Frame 1 (no input): blank canvas, image omitted
Frame 60 (no input): blank canvas, image omitted
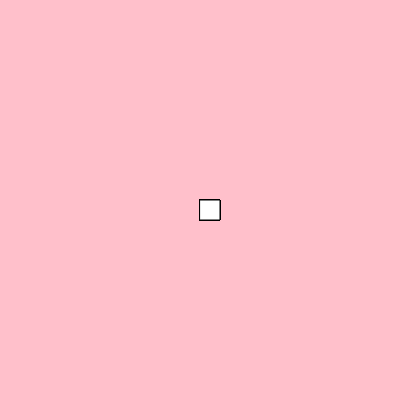
Frame 120 (the mouse pressed at the canvas centre since frame 60)

The p5.js sketch whose frames 1 and 60 were blank and that drew this single picture after the mouse press (run headless with seeded random() and noise() and a simulated clock; from frame 60 on, the mouse is pressed at the canvas centre):

// p5.js sketch
// ── sketch.js
function setup() {
    createCanvas(400, 400);
     background("pink");
  }
  
  function draw() {
   
    stroke("black");
     if(mouseIsPressed)  {
  rect(mouseX,mouseY,20, 20);
  }
  }
